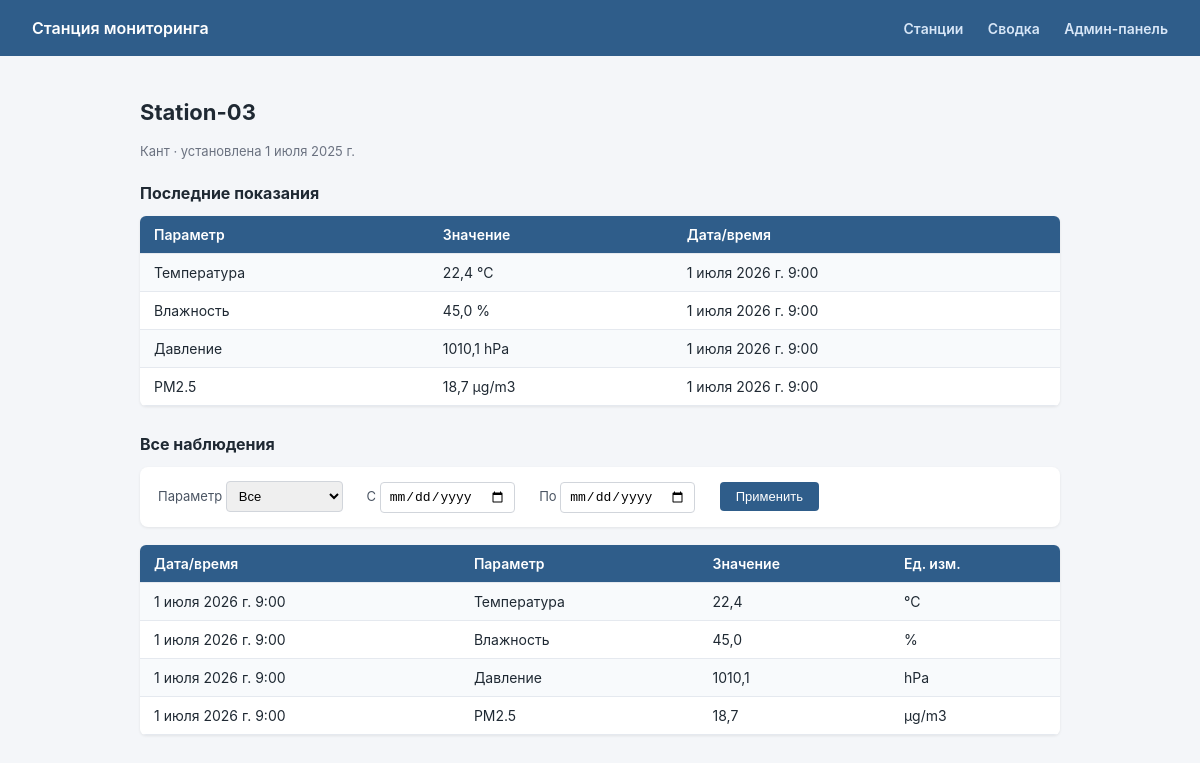
/station/3/, run on the app's committed database.
### monitoring/models.py (models this page shows, shortened)
class Station(models.Model):
    name = models.CharField(max_length=100, unique=True, verbose_name="Название")
    location = models.CharField(max_length=200, verbose_name="Расположение")
    latitude = models.FloatField(null=True, blank=True, verbose_name="Широта")
    longitude = models.FloatField(null=True, blank=True, verbose_name="Долгота")
    installed_at = models.DateField(verbose_name="Дата установки")
    class Meta:
        verbose_name = "Станция"
        verbose_name_plural = "Станции"
        ordering = ["name"]
    def last_observations(self):
        results = []
        for param, _ in Observation.PARAMETER_CHOICES:
            obs = self.observations.filter(parameter=param).order_by("-observed_at").first()
            if obs:
                results.append(obs)
        return results

class Observation(models.Model):
    PARAMETER_CHOICES = [
        ("temperature", "Температура"),
        ("humidity", "Влажность"),
        ("pressure", "Давление"),
        ("pm25", "PM2.5"),
    ]
    UNIT_BY_PARAMETER = {
        "temperature": "°C",
        "humidity": "%",
        "pressure": "hPa",
        "pm25": "µg/m3",
    }
    station = models.ForeignKey(
        Station, on_delete=models.CASCADE, related_name="observations", verbose_name="Станция"
    )
    observed_at = models.DateTimeField(verbose_name="Дата и время наблюдения")
    parameter = models.CharField(max_length=20, choices=PARAMETER_CHOICES, verbose_name="Параметр")
    value = models.FloatField(verbose_name="Значение")
    unit = models.CharField(max_length=20, verbose_name="Единица измерения")
    class Meta:
        verbose_name = "Наблюдение"
        verbose_name_plural = "Наблюдения"
        ordering = ["-observed_at"]
        indexes = [
            models.Index(fields=["station"]),
            models.Index(fields=["observed_at"]),
        ]

### monitoring/views.py (the view)
# urls.py: path("station/<int:pk>/", views.station_detail, name="station_detail"),
def station_detail(request, pk):
    station = get_object_or_404(Station, pk=pk)
    observations = station.observations.all()
    parameter = request.GET.get("parameter")
    date_from = request.GET.get("from")
    date_to = request.GET.get("to")
    if parameter:
        observations = observations.filter(parameter=parameter)
    if date_from:
        observations = observations.filter(observed_at__gte=date_from)
    if date_to:
        observations = observations.filter(observed_at__lte=date_to)
    context = {
        "station": station,
        "observations": observations,
        "last_observations": station.last_observations(),
        "parameter_choices": Observation.PARAMETER_CHOICES,
        "selected_parameter": parameter or "",
        "date_from": date_from or "",
        "date_to": date_to or "",
    }
    return render(request, "monitoring/station_detail.html", context)

### monitoring/templates/monitoring/station_detail.html (shortened to what this page needs)
{% extends "monitoring/base.html" %}
{% block content %}
<h1>{{ station.name }}</h1>
<p class="muted">{{ station.location }} · установлена {{ station.installed_at }}</p>
<h2 style="font-size:16px; margin-top:24px;">Последние показания</h2>
<table>
    <tr><th>Параметр</th><th>Значение</th><th>Дата/время</th></tr>
    {% for obs in last_observations %}
    <tr>
        <td>{{ obs.get_parameter_display }}</td>
        <td>{{ obs.value }} {{ obs.unit }}</td>
        <td>{{ obs.observed_at }}</td>
    </tr>
    {% empty %}
    <tr><td colspan="3" class="muted">Нет данных</td></tr>
    {% endfor %}
</table>
<h2 style="font-size:16px; margin-top:28px;">Все наблюдения</h2>
<form class="filters" method="get">
    <label>Параметр
        <select name="parameter">
            <option value="">Все</option>
        </select>
    </label>
    <label>С <input type="date" name="from" value="{{ date_from }}"></label>
    <label>По <input type="date" name="to" value="{{ date_to }}"></label>
    <button type="submit">Применить</button>
</form>
<table>
    <tr><th>Дата/время</th><th>Параметр</th><th>Значение</th><th>Ед. изм.</th></tr>
    {% for obs in observations %}
    <tr>
        <td>{{ obs.observed_at }}</td>
        <td>{{ obs.get_parameter_display }}</td>
        <td>{{ obs.value }}</td>
        <td>{{ obs.unit }}</td>
    </tr>
    {% empty %}
    <tr><td colspan="4" class="muted">Наблюдений по заданным фильтрам не найдено</td></tr>
    {% endfor %}
</table>
{% endblock %}

### monitoring/templates/monitoring/base.html (style rules this page uses)
* { box-sizing: border-box; }
body { font-family: -apple-system, Segoe UI, Roboto, Arial, sans-serif; margin: 0; background: #f4f6f9; color: #1f2933; }
h1 { font-size: 22px; margin-bottom: 18px; }
table { width: 100%; border-collapse: collapse; background: white; box-shadow: 0 1px 3px rgba(0,0,0,0.08); border-radius: 6px; overflow: hidden; }
th, td { padding: 10px 14px; text-align: left; border-bottom: 1px solid #e5e9ef; font-size: 14px; }
th { background: #2f5d8a; color: white; font-weight: 600; }
tr:nth-child(even) td { background: #f8fafc; }
.muted { color: #6b7280; font-size: 13px; }
.filters { background: white; padding: 14px 18px; border-radius: 8px; margin-bottom: 18px; box-shadow: 0 1px 3px rgba(0,0,0,0.08); }
.filters label { font-size: 13px; margin-right: 6px; color: #4b5563; }
.filters input, .filters select { padding: 6px 8px; border: 1px solid #d1d5db; border-radius: 4px; margin-right: 14px; font-size: 13px; }
.filters button { background: #2f5d8a; color: white; border: none; padding: 7px 16px; border-radius: 4px; cursor: pointer; font-size: 13px; }

### data on the page
Station: name "Station-03", location "Кант", installed_at "1 июля 2025 г."
Observation: parameter "Температура", value "22,4", unit "°C", observed_at "1 июля 2026 г. 9:00"
Observation: parameter "Влажность", value "45,0", unit "%", observed_at "1 июля 2026 г. 9:00"
Observation: parameter "Давление", value "1010,1", unit "hPa", observed_at "1 июля 2026 г. 9:00"
Observation: parameter "PM2.5", value "18,7", unit "µg/m3", observed_at "1 июля 2026 г. 9:00"
